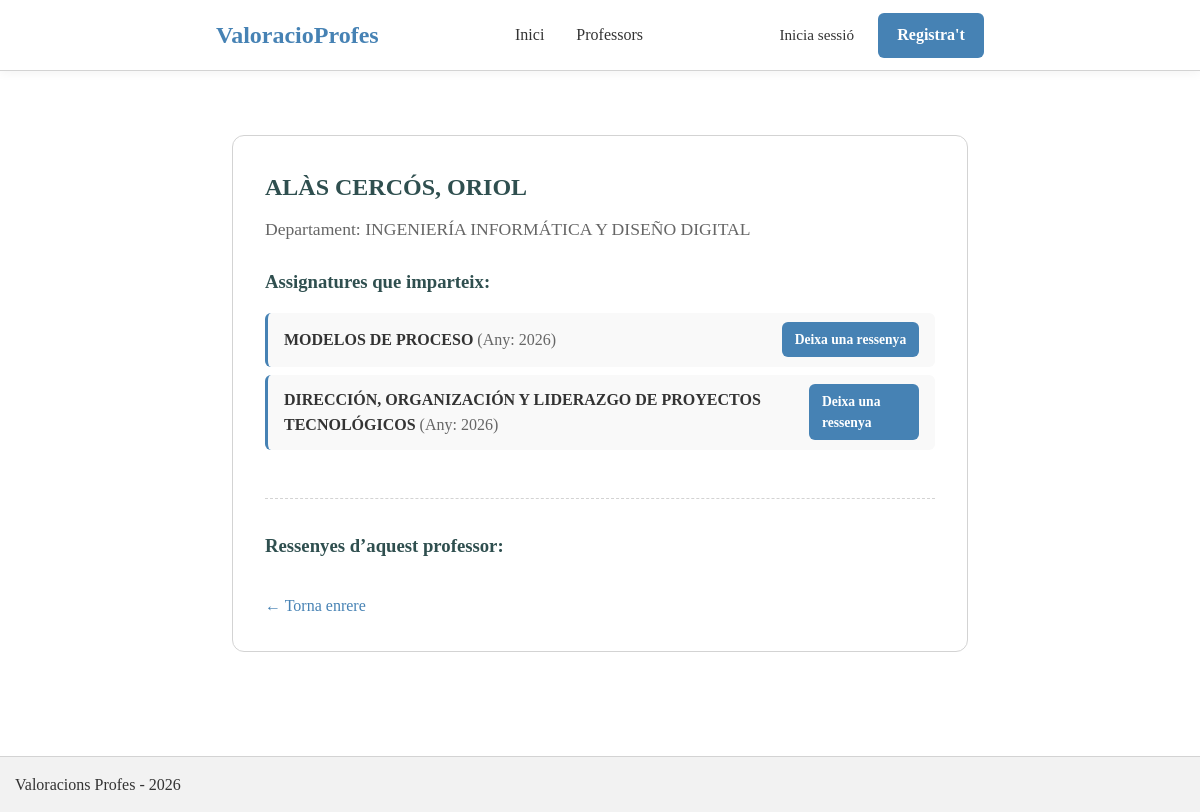
The page /profesores/2/ on the database as committed earlier.
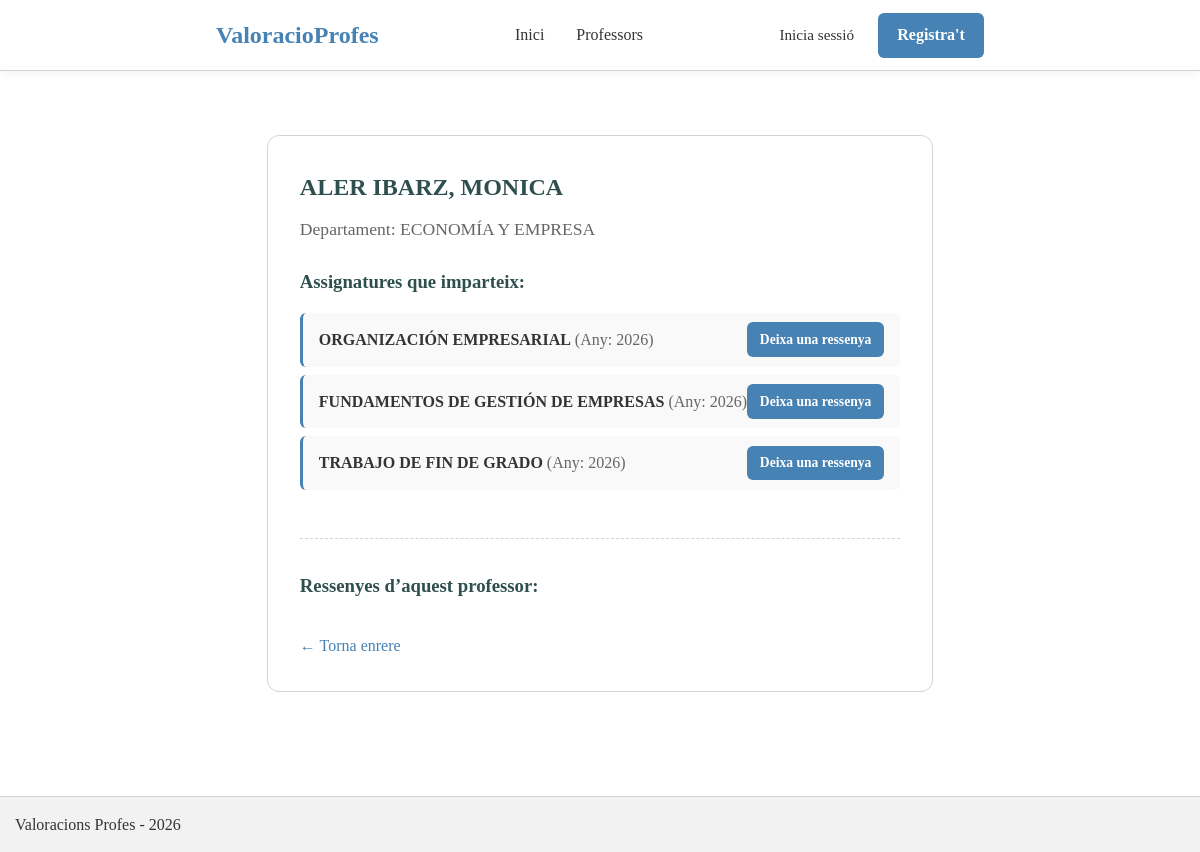
The same page on the database as committed later.
### blog/models.py (models this page shows, shortened)
class Professor(models.Model):
    department = models.ForeignKey(Department, on_delete=models.CASCADE, related_name='professors')
    name_prof = models.CharField(max_length=150)
    profile_pic_url = models.URLField(max_length=200, blank=True, null=True)  #URLField for links

class Department(models.Model):
    name_dept = models.CharField(max_length=100)

class Prof_Subject(models.Model):
    professor = models.ForeignKey(Professor, on_delete=models.CASCADE)
    subject = models.ForeignKey(Subject, on_delete=models.CASCADE)
    year = models.IntegerField()

class Subject(models.Model):
    name_sub = models.CharField(max_length=150)
    description = models.TextField()
    credits = models.PositiveIntegerField()
    professors = models.ManyToManyField(Professor, through='Prof_Subject', related_name='subjects')

### blog/views.py (the view)
# urls.py: path('profesores/<int:pk>/', views.ProfessorDetailView.as_view(), name='professor_detail'),
class ProfessorDetailView(DetailView):
    model = Professor
    template_name = 'blog/professor_detail.html'
    context_object_name = 'professor'

### templates/blog/professor_detail.html (shortened to what this page needs)
{% extends 'base.html' %}
{% block content %}
<div class="container">
    <article>
        <h1>{{ professor.name_prof }}</h1>
        <p class="post-meta" style="font-size: 1.1rem;">Departament: {{ professor.department.name_dept }}</p>
        <div class="post-body">
            <h3>Assignatures que imparteix:</h3>
            <ul>
                {% for ps in professor.prof_subject_set.all %}
                    <li style="display: flex; justify-content: space-between; align-items: center;">
                        <span>
                            <strong>{{ ps.subject.name_sub }}</strong> <span style="color: #666;">(Any: {{ ps.year }})</span>
                        </span>
                        <a href="{% url 'blog:review_create' %}?prof_subject={{ ps.id }}" class="btn-signup" style="font-size: 0.85rem; padding: 0.4rem 0.8rem;">
                            Deixa una ressenya
                        </a>
                    </li>
                {% empty %}
                    <li>Aquest professor no té assignatures assignades.</li>
                {% endfor %}
            </ul>
            <hr style="margin: 3rem 0 2rem 0; border: 0; border-top: 1px dashed var(--color-footer-border);">
            <h3>Ressenyes d’aquest professor:</h3>
            <div class="back-link" style="margin-top: 2rem;">
                <a href="javascript:history.back()">← Torna enrere</a>
            </div>
        </div>
    </article>
</div>
{% endblock content %}

### templates/base.html (shortened to what this page needs)
{% load static %}
<!DOCTYPE html>
<html lang="ca">
<head>
    <link rel="stylesheet" href="{% static 'blog/style.css' %}">
    <link rel="stylesheet" href="https://code.jquery.com/ui/1.12.1/themes/smoothness/jquery-ui.css" />
</head>
<body>
 <nav class="navbar">
    <div class="nav-container">
        <a href="{% url 'blog:home' %}" class="nav-logo">ValoracioProfes</a>
        <ul class="nav-menu">
            <li><a href="{% url 'blog:home' %}" class="nav-link">Inici</a></li>
            <li><a href="{% url 'blog:professor_list' %}" class="nav-link">Professors</a></li>
        </ul>
        <div class="nav-auth">
            {% if user.is_authenticated %}
                <span class="nav-user">Hola, <strong>{{ user.username }}</strong></span>
                <form method="post" action="{% url 'logout' %}" class="inline-form">
                    {% csrf_token %}
                    <button type="submit" class="btn-logout">Sortir</button>
                </form>
            {% else %}
                <a href="{% url 'login' %}" class="nav-link-login">Inicia sessió</a>
                <a href="{% url 'blog:signup' %}" class="btn-signup">Registra't</a>
            {% endif %}
        </div>
    </div>
</nav>
    <div class="container">
        {% block content %}{% endblock %}
    </div>
    <footer>
        <p>Valoracions Profes - 2026</p>
    </footer>
</body>
</html>

### blog/static/blog/style.css (style rules this page uses)
:root { --font-base: Georgia, serif; --color-text: #333; --color-heading: darkslategray; --color-nav-bg: darkslategray; --color-nav-text: white; --color-nav-hover: lightblue; --color-user-text: silver; --color-footer-text: gray; --color-footer-border: lightgray; --color-error: red; --color-btn-primary: steelblue; --container-width: 800px; --form-width: 400px; }
* { margin: 0; padding: 0; box-sizing: border-box; }
body { min-height: 100vh; display: flex; flex-direction: column; font-family: var(--font-base); line-height: 1.6; color: var(--color-text); }
.container { flex: 1; max-width: var(--container-width); margin: 2rem auto; padding: 0 1rem; }
.navbar { background-color: white; padding: 0.8rem 0; border-bottom: 1px solid var(--color-footer-border); box-shadow: 0 2px 10px rgba(0,0,0,0.05); position: sticky; top: 0; z-index: 1000; }
.nav-container { max-width: var(--container-width); margin: 0 auto; padding: 0 1rem; display: flex; justify-content: space-between; align-items: center; }
.nav-logo { font-size: 1.5rem; font-weight: bold; color: var(--color-btn-primary); text-decoration: none; }
.nav-menu { display: flex; list-style: none; gap: 2rem; margin: 0; padding: 0; }
.nav-link { text-decoration: none; color: var(--color-text); font-weight: 500; transition: color 0.2s; }
.nav-auth { display: flex; align-items: center; gap: 1.5rem; }
.nav-link-login { text-decoration: none; color: var(--color-text); font-size: 0.95rem; }
.btn-signup { background-color: var(--color-btn-primary); color: white; padding: 0.6rem 1.2rem; border-radius: 6px; text-decoration: none; font-weight: bold; }
footer { margin-top: 40px; padding: 15px; border-top: 1px solid var(--color-footer-border); background-color: #f2f2f2; }
article { background: white; border: 1px solid var(--color-footer-border); border-radius: 12px; padding: 2rem; }
article h1 { color: var(--color-heading); margin-bottom: 0.5rem; }
article .post-meta { color: #666; margin-bottom: 1.5rem; font-size: 0.95rem; }
article .post-body h3 { color: var(--color-heading); margin-bottom: 1rem; }
article .post-body ul { list-style: none; padding: 0; display: flex; flex-direction: column; gap: 0.5rem; }
article .post-body ul li { padding: 0.6rem 1rem; background: #f9f9f9; border-radius: 6px; border-left: 3px solid var(--color-btn-primary); }
.back-link { margin-top: 1.5rem; }
.back-link a { color: var(--color-btn-primary); text-decoration: none; }

Rows that differ between the two databases and show on the page:
no longer on this page (row edited): Prof_Subject: subject.name_sub "MODELOS DE PROCESO", year "2026"
no longer on this page (row edited): Prof_Subject: subject.name_sub "DIRECCIÓN, ORGANIZACIÓN Y LIDERAZGO DE PROYECTOS TECNOLÓGICOS", year "2026"
changed Professor: name_prof "ALÀS CERCÓS, ORIOL" → "ALER IBARZ, MONICA"; department.name_dept "INGENIERÍA INFORMÁTICA Y DISEÑO DIGITAL" → "ECONOMÍA Y EMPRESA"
now on this page (row edited): Prof_Subject: subject.name_sub "ORGANIZACIÓN EMPRESARIAL", year "2026"
now on this page (row edited): Prof_Subject: subject.name_sub "FUNDAMENTOS DE GESTIÓN DE EMPRESAS", year "2026"
now on this page (row edited): Prof_Subject: subject.name_sub "TRABAJO DE FIN DE GRADO", year "2026"
